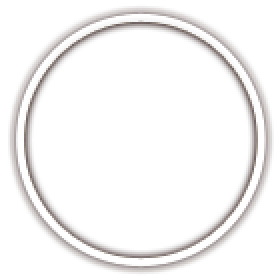
#> input picture - サクラノ詩＆Clover Day's/approachcircle.png, 140 x 140 px (shown 2 times larger)
$ python png-compresser.py
#> lines starting #> are read from the running program, lines starting #| are printed output that depends on the picture
#> the answer given: - サクラノ詩＆Clover Day's
import os
from PIL import Image

def convert_images_to_jpeg(directory, quality=90, subsampling=0, scale_factor=0.8):
#> called with directory = "- サクラノ詩＆Clover Day's", quality = 90, subsampling = 0, scale_factor = 0.7
    if not os.path.exists(directory):
        print(f"'{directory}' 不存在")
        return
    convert_dir = os.path.join(directory, 'convert')
    os.makedirs(convert_dir, exist_ok=True)

    for filename in os.listdir(directory):
        file_path = os.path.join(directory, filename)

        if os.path.isfile(file_path) and filename.lower().endswith(('png', 'jpg', 'jpeg', 'bmp', 'gif', 'tiff')):
            with Image.open(file_path) as img:
#> img is the input picture: PIL image 140x140 RGBA; mean R, G, B, A 202.2, 197.6, 196.8, 33.7
                new_size = (int(img.width * scale_factor), int(img.height * scale_factor))
#> new_size = (98, 98)
                img = img.resize(new_size, Image.LANCZOS)
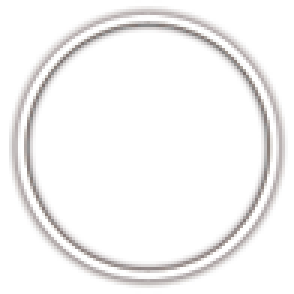
#> img: PIL image 98x98 RGBA (shown 3 times larger); mean R, G, B, A 33, 30.3, 29.9, 33.7; transparent parts drawn white
                img = img.convert('RGB')
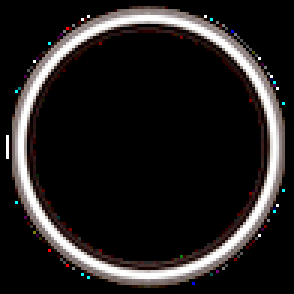
#> img: PIL image 98x98 RGB (shown 3 times larger); mean R, G, B 33, 30.3, 29.9
#> pass 3 of the loop in convert_images_to_jpeg, `for filename in os.listdir(directory):`:
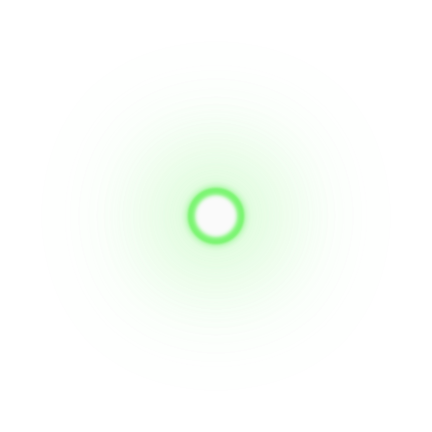
#> input picture - サクラノ詩＆Clover Day's/cursor@2x.png, 432 x 432 px
#> in convert_images_to_jpeg, img is the input picture: PIL image 432x432 RGBA; mean R, G, B, A 136.2, 214.9, 129.5, 9.4
#> in convert_images_to_jpeg, `img = img.convert('RGB')`:
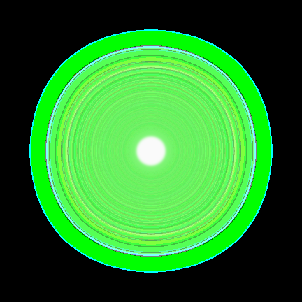
#> img: PIL image 302x302 RGB; mean R, G, B 41.5, 127, 42.2
                new_filename = os.path.splitext(filename)[0] + '.jpg'
                new_file_path = os.path.join(convert_dir, new_filename)
                img.save(new_file_path, 'JPEG', quality=quality, optimize=True, subsampling=subsampling, progressive=True)
                print(f"已转换：{new_file_path}")

    print("已转换")

user_directory = input("路径：")
convert_images_to_jpeg(user_directory, quality=90, subsampling=0, scale_factor=0.7)
